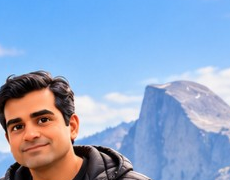
#> input picture brewiq/brand/character-reference.png, 230 x 180 px; its folder holds only this picture in this run
$ python -i image.py   (imports and definitions only)
#> lines starting #> are read from the running program, lines starting #| are printed output that depends on the picture
#> further down, picture is the input picture: PIL image 230x180 RGB; mean R, G, B 142.4, 165.7, 200.9
"""Render a six-slide 1080×1350 carousel. Text is drawn in code."""

from __future__ import annotations

import os
from io import BytesIO
from pathlib import Path
from urllib.parse import urlparse

from PIL import Image, ImageDraw, ImageFont

from research_md import primary_urls
from rights import original_scene_clause
from brand import (
    BG,
    BRAND,
    HANDLE,
    HEIGHT,
    MARGIN_X,
    MARGIN_Y,
    MUTED,
    SLIDE_COUNT,
    WHITE,
    WIDTH,
    category_style,
    hex_rgb,
)

BOLD = "/System/Library/Fonts/Supplemental/Arial Bold.ttf"
REGULAR = "/System/Library/Fonts/Supplemental/Arial.ttf"
DISPLAY = "/System/Library/Fonts/Supplemental/Impact.ttf"
CONTENT_WIDTH = WIDTH - (MARGIN_X * 2)


def _font(path: str, size: int) -> ImageFont.FreeTypeFont:
    return ImageFont.truetype(path, size)


# [157 lines left out: functions _wrap, _fit_wrapped, _fit_lines, _usable_key, _illustration_prompt, fetch_cover_illustration and 4 more, not called in this run]


class _Placements:
    def __init__(self) -> None:
        self.items: list[dict] = []

    # [28 lines left out: functions add, _within_margins, not called in this run]


def _origin_x(font: ImageFont.FreeTypeFont, text: str, left_edge: int) -> int:
    return left_edge - font.getbbox(text)[0]


def _right_origin(font: ImageFont.FreeTypeFont, text: str, right_edge: int) -> int:
    return right_edge - font.getbbox(text)[2]


def _cover_fill(photo: Image.Image) -> Image.Image:
    photo = photo.convert("RGB")
    scale = max(WIDTH / photo.width, HEIGHT / photo.height)
#> scale = 7.5
    resized = photo.resize((int(photo.width * scale), int(photo.height * scale)), Image.Resampling.LANCZOS)
    left = max(0, (resized.width - WIDTH) // 2)
#> left = 322
    top = max(0, (resized.height - HEIGHT) // 2)
#> top = 0
    return resized.crop((left, top, left + WIDTH, top + HEIGHT)).convert("RGBA")
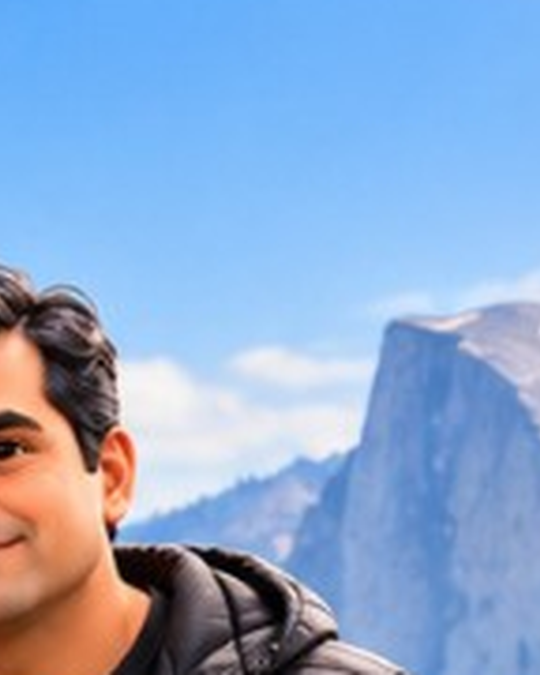
#> returned value: PIL image 1080x1350 RGBA (shown at 1/2 size); mean R, G, B, A 141.4, 169.3, 207.4, 255


# [385 lines left out: functions _darken_for_type, paint_poster, _fit_display, _draw_header, render_slide, fallback_prompt and 4 more, not called in this run]

>>> from PIL import Image
>>> picture = Image.open('brand/character-reference.png')
>>> result = _cover_fill(picture)
